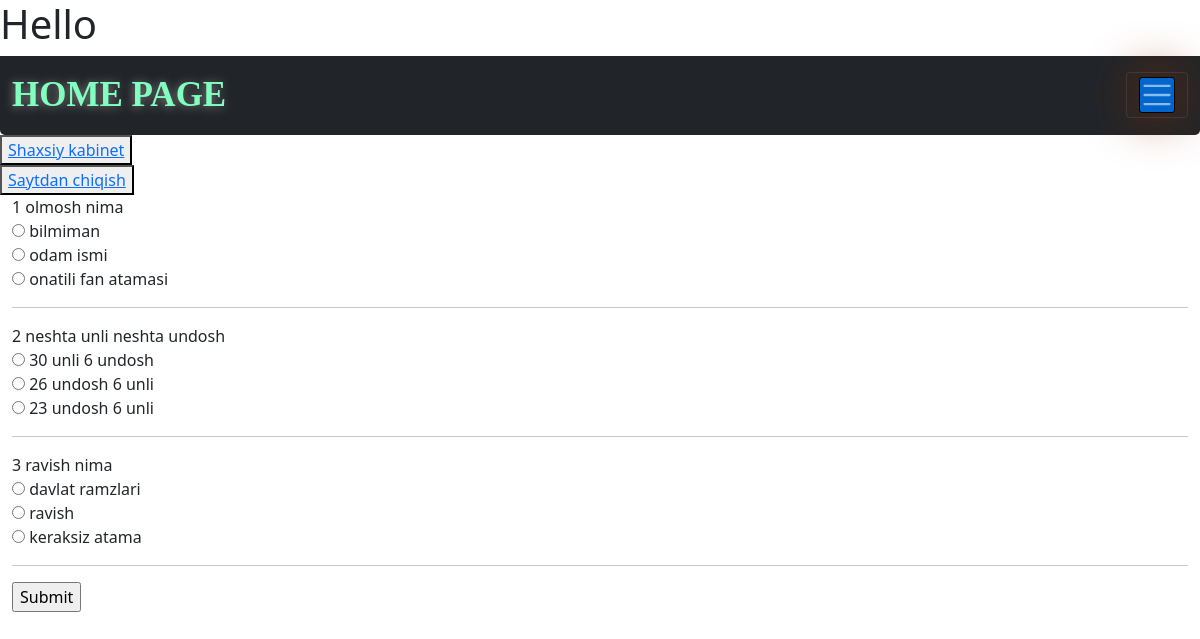
Page /question/2/ (signed in) on the committed database.
### polls/models.py (models this page shows, shortened)
class Question(models.Model):
    savol = models.CharField(max_length=500, verbose_name="savollar")
    category = models.ForeignKey(Category, on_delete=models.CASCADE)

class Choice(models.Model):
    javob = models.CharField(max_length=500, verbose_name="javobllar")
    question = models.ForeignKey(Question, on_delete=models.CASCADE)
    correct = models.BooleanField()

### polls/views.py (the view)
# urls.py: path('question/<int:category>/', views.category, name="question"),
@login_required
def category(request, category):
   questions = Question.objects.filter(category=category)
   return render(request, 'polls/question.html', {'questions': questions})

### polls/templates/polls/question.html (shortened to what this page needs)
<!DOCTYPE html>
<html lang="en">
<head>
</head>
<body>
<h1>Hello</h1>
{% extends './home.html' %}
{% block content %}
<div class="container-fluid">
    <form action="{% url 'polls:check' %}">
        {% for question in questions %}
        {{ forloop.counter }} {{ question.savol }}
        <br>
    <fieldset id="{{ question.id }}">
        {% for choice in question.choice_set.all %}
        <input type="radio" id="html" name="{{ question.id }}" value="{{ choice.id }}" ( required )>
        <label for="html">{{ choice.javob }}</label><br>
        {% endfor %}
    </fieldset>
        <hr>
        {% endfor %}
        <input type="submit" value="Submit">
    </form>
</div>
{% endblock content %}

### rows in the picture
Question: savol "olmosh nima"
Choice: javob "bilmiman"
Choice: javob "odam ismi"
Choice: javob "onatili fan atamasi"
Question: savol "neshta unli neshta undosh"
Choice: javob "30 unli 6 undosh"
Choice: javob "26 undosh 6 unli"
Choice: javob "23 undosh 6 unli"
Question: savol "ravish nima"
Choice: javob "davlat ramzlari"
Choice: javob "ravish"
Choice: javob "keraksiz atama"
